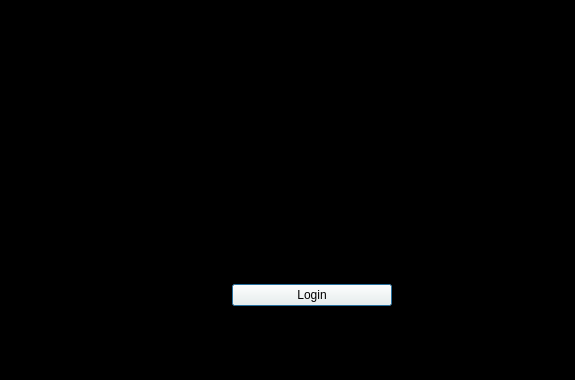
<?xml version="1.0" encoding="UTF-8"?>
<ui version="4.0">
 <class>LoginDialog</class>
 <widget class="QDialog" name="LoginDialog">
  <property name="geometry">
   <rect>
    <x>0</x>
    <y>0</y>
    <width>575</width>
    <height>380</height>
   </rect>
  </property>
  <property name="windowTitle">
   <string>Dialog</string>
  </property>
  <property name="windowIcon">
   <iconset resource="images.qrc">
    <normaloff>:/icon1.jpg</normaloff>:/icon1.jpg</iconset>
  </property>
  <property name="styleSheet">
   <string notr="true">
QDialog#LoginDialog{
background-color:black;
border-image: url(:/background1.jpg);
}
*{font: 12pt &quot;Courier New&quot;;}
QPushButton{background-color: rgba(255, 251, 240,50);}
QLineEdit{background-color: rgba(255, 251, 240,0);}</string>
  </property>
  <layout class="QGridLayout" name="gridLayout">
   <item row="3" column="0">
    <spacer name="horizontalSpacer_2">
     <property name="orientation">
      <enum>Qt::Horizontal</enum>
     </property>
     <property name="sizeHint" stdset="0">
      <size>
       <width>40</width>
       <height>20</height>
      </size>
     </property>
    </spacer>
   </item>
   <item row="7" column="2">
    <spacer name="verticalSpacer">
     <property name="orientation">
      <enum>Qt::Vertical</enum>
     </property>
     <property name="sizeHint" stdset="0">
      <size>
       <width>20</width>
       <height>40</height>
      </size>
     </property>
    </spacer>
   </item>
   <item row="4" column="1">
    <widget class="QLabel" name="label_3">
     <property name="styleSheet">
      <string notr="true">font: 9pt &quot;Courier New&quot;;</string>
     </property>
     <property name="text">
      <string>IP</string>
     </property>
    </widget>
   </item>
   <item row="3" column="4">
    <spacer name="horizontalSpacer">
     <property name="orientation">
      <enum>Qt::Horizontal</enum>
     </property>
     <property name="sizeHint" stdset="0">
      <size>
       <width>40</width>
       <height>20</height>
      </size>
     </property>
    </spacer>
   </item>
   <item row="1" column="2">
    <spacer name="verticalSpacer_4">
     <property name="orientation">
      <enum>Qt::Vertical</enum>
     </property>
     <property name="sizeHint" stdset="0">
      <size>
       <width>20</width>
       <height>40</height>
      </size>
     </property>
    </spacer>
   </item>
   <item row="5" column="2">
    <spacer name="verticalSpacer_3">
     <property name="orientation">
      <enum>Qt::Vertical</enum>
     </property>
     <property name="sizeHint" stdset="0">
      <size>
       <width>20</width>
       <height>40</height>
      </size>
     </property>
    </spacer>
   </item>
   <item row="0" column="2">
    <spacer name="verticalSpacer_2">
     <property name="orientation">
      <enum>Qt::Vertical</enum>
     </property>
     <property name="sizeHint" stdset="0">
      <size>
       <width>20</width>
       <height>40</height>
      </size>
     </property>
    </spacer>
   </item>
   <item row="2" column="1">
    <widget class="QLabel" name="label">
     <property name="styleSheet">
      <string notr="true">font: 9pt &quot;Courier New&quot;;
</string>
     </property>
     <property name="text">
      <string>User</string>
     </property>
    </widget>
   </item>
   <item row="3" column="1">
    <widget class="QLabel" name="label_2">
     <property name="styleSheet">
      <string notr="true">font: 9pt &quot;Courier New&quot;;</string>
     </property>
     <property name="text">
      <string>Password:</string>
     </property>
    </widget>
   </item>
   <item row="3" column="3">
    <widget class="QLabel" name="pwdErrorLabel">
     <property name="text">
      <string/>
     </property>
    </widget>
   </item>
   <item row="2" column="2">
    <widget class="QLineEdit" name="UserLineEdit">
     <property name="styleSheet">
      <string notr="true"/>
     </property>
    </widget>
   </item>
   <item row="3" column="2">
    <widget class="QLineEdit" name="pwdLineEdit">
     <property name="styleSheet">
      <string notr="true"/>
     </property>
    </widget>
   </item>
   <item row="4" column="2">
    <widget class="QLineEdit" name="IPLineEdit">
     <property name="styleSheet">
      <string notr="true"/>
     </property>
    </widget>
   </item>
   <item row="4" column="3">
    <widget class="QLabel" name="IPErrorLabel">
     <property name="text">
      <string/>
     </property>
    </widget>
   </item>
   <item row="2" column="3">
    <widget class="QLabel" name="userErrorLabel">
     <property name="text">
      <string/>
     </property>
    </widget>
   </item>
   <item row="6" column="2">
    <widget class="QPushButton" name="loginBtn">
     <property name="styleSheet">
      <string notr="true"/>
     </property>
     <property name="text">
      <string>Login</string>
     </property>
    </widget>
   </item>
  </layout>
 </widget>
 <resources>
  <include location="images.qrc"/>
 </resources>
 <connections/>
</ui>
